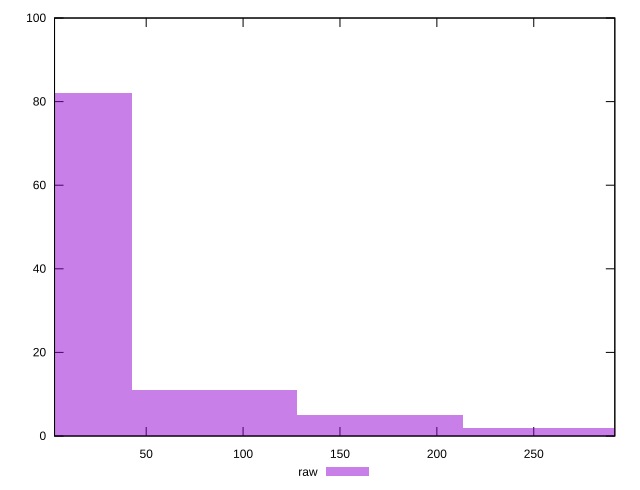

Recreate this plot in gnuplot.
reset

$raw <<EOF
170.61062606049504 5
0 82
85.30531303024752 11
255.91593909074254 2
EOF

set key outside below
set boxwidth 85.30531303024752
set xrange [2.7009999999999996:291.83299999999997]
set yrange [0:100]
set trange [0:100]
set style fill transparent solid 0.5 noborder
set terminal svg size 640, 490 enhanced background rgb 'white'
set output "report_00013_2021-02-09T12-04-24.940Z/server-response-time/samples/pages+cached+noadtech+nomedia/raw/histogram.svg"

plot $raw title "raw" with boxes

reset
